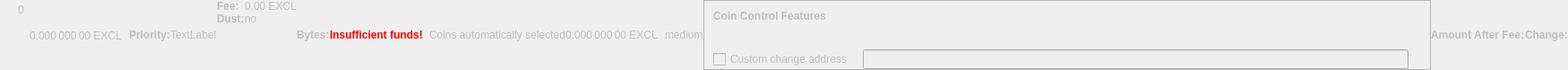
    <widget class="QWidget" name="dummyHideWidget" native="true">
     <property name="enabled">
      <bool>false</bool>
     </property>
     <property name="maximumSize">
      <size>
       <width>100</width>
       <height>22</height>
      </size>
     </property>
     <layout class="QHBoxLayout" name="dummyHideLayout">
      <property name="spacing">
       <number>0</number>
      </property>
      <property name="leftMargin">
       <number>0</number>
      </property>
      <property name="topMargin">
       <number>0</number>
      </property>
      <property name="rightMargin">
       <number>0</number>
      </property>
      <property name="bottomMargin">
       <number>0</number>
      </property>
      <item>
       <layout class="QFormLayout" name="formLayoutCoinControl1">
        <property name="horizontalSpacing">
         <number>10</number>
        </property>
        <property name="verticalSpacing">
         <number>14</number>
        </property>
        <property name="leftMargin">
         <number>10</number>
        </property>
        <property name="topMargin">
         <number>4</number>
        </property>
        <property name="rightMargin">
         <number>6</number>
        </property>
        <item row="0" column="1">
         <widget class="QLabel" name="labelCoinControlBytes">
          <property name="cursor">
           <cursorShape>IBeamCursor</cursorShape>
          </property>
          <property name="contextMenuPolicy">
           <enum>Qt::ActionsContextMenu</enum>
          </property>
          <property name="text">
           <string notr="true">0</string>
          </property>
          <property name="textInteractionFlags">
           <set>Qt::LinksAccessibleByMouse|Qt::TextSelectableByKeyboard|Qt::TextSelectableByMouse</set>
          </property>
         </widget>
        </item>
       </layout>
      </item>
      <item>
       <widget class="QLabel" name="labelCoinControlAfterFee">
        <property name="enabled">
         <bool>false</bool>
        </property>
        <property name="sizePolicy">
         <sizepolicy hsizetype="Fixed" vsizetype="Fixed">
          <horstretch>0</horstretch>
          <verstretch>0</verstretch>
         </sizepolicy>
        </property>
        <property name="minimumSize">
         <size>
          <width>111</width>
          <height>12</height>
         </size>
        </property>
        <property name="maximumSize">
         <size>
          <width>111</width>
          <height>12</height>
         </size>
        </property>
        <property name="cursor">
         <cursorShape>IBeamCursor</cursorShape>
        </property>
        <property name="contextMenuPolicy">
         <enum>Qt::ActionsContextMenu</enum>
        </property>
        <property name="text">
         <string notr="true">0.000 000 00 EXCL</string>
        </property>
        <property name="textInteractionFlags">
         <set>Qt::LinksAccessibleByMouse|Qt::TextSelectableByKeyboard|Qt::TextSelectableByMouse</set>
        </property>
       </widget>
      </item>
      <item>
       <widget class="QLabel" name="labelCoinControlPriorityText">
        <property name="enabled">
         <bool>false</bool>
        </property>
        <property name="font">
         <font>
          <weight>75</weight>
          <bold>true</bold>
         </font>
        </property>
        <property name="text">
         <string>Priority:</string>
        </property>
       </widget>
      </item>
      <item>
       <layout class="QHBoxLayout" name="horizontalLayout">
        <item>
         <widget class="QLabel" name="WarningLabel">
          <property name="text">
           <string>TextLabel</string>
          </property>
         </widget>
        </item>
       </layout>
      </item>
      <item>
       <layout class="QFormLayout" name="formLayoutCoinControl3">
        <property name="horizontalSpacing">
         <number>0</number>
        </property>
        <property name="verticalSpacing">
         <number>0</number>
        </property>
        <property name="leftMargin">
         <number>0</number>
        </property>
        <property name="topMargin">
         <number>0</number>
        </property>
        <property name="rightMargin">
         <number>0</number>
        </property>
        <item row="0" column="0">
         <widget class="QLabel" name="labelCoinControlFeeText">
          <property name="enabled">
           <bool>false</bool>
          </property>
          <property name="font">
           <font>
            <weight>75</weight>
            <bold>true</bold>
           </font>
          </property>
          <property name="text">
           <string>Fee:</string>
          </property>
          <property name="margin">
           <number>0</number>
          </property>
         </widget>
        </item>
        <item row="0" column="1">
         <widget class="QLabel" name="labelCoinControlFee">
          <property name="enabled">
           <bool>false</bool>
          </property>
          <property name="cursor">
           <cursorShape>IBeamCursor</cursorShape>
          </property>
          <property name="contextMenuPolicy">
           <enum>Qt::ActionsContextMenu</enum>
          </property>
          <property name="text">
           <string notr="true">0.00 EXCL</string>
          </property>
          <property name="textInteractionFlags">
           <set>Qt::LinksAccessibleByMouse|Qt::TextSelectableByKeyboard|Qt::TextSelectableByMouse</set>
          </property>
         </widget>
        </item>
        <item row="1" column="0">
         <widget class="QLabel" name="labelCoinControlLowOutputText">
          <property name="enabled">
           <bool>false</bool>
          </property>
          <property name="font">
           <font>
            <weight>75</weight>
            <bold>true</bold>
           </font>
          </property>
          <property name="text">
           <string>Dust:</string>
          </property>
         </widget>
        </item>
        <item row="1" column="1">
         <widget class="QLabel" name="labelCoinControlLowOutput">
          <property name="enabled">
           <bool>false</bool>
          </property>
          <property name="cursor">
           <cursorShape>IBeamCursor</cursorShape>
          </property>
          <property name="contextMenuPolicy">
           <enum>Qt::ActionsContextMenu</enum>
          </property>
          <property name="text">
           <string>no</string>
          </property>
          <property name="textInteractionFlags">
           <set>Qt::LinksAccessibleByMouse|Qt::TextSelectableByKeyboard|Qt::TextSelectableByMouse</set>
          </property>
         </widget>
        </item>
       </layout>
      </item>
      <item>
       <widget class="QLabel" name="labelCoinControlBytesText">
        <property name="enabled">
         <bool>false</bool>
        </property>
        <property name="font">
         <font>
          <weight>75</weight>
          <bold>true</bold>
         </font>
        </property>
        <property name="text">
         <string>Bytes:</string>
        </property>
       </widget>
      </item>
      <item>
       <layout class="QFormLayout" name="formLayoutCoinControl2">
        <property name="horizontalSpacing">
         <number>0</number>
        </property>
        <property name="verticalSpacing">
         <number>0</number>
        </property>
        <property name="leftMargin">
         <number>0</number>
        </property>
        <property name="topMargin">
         <number>0</number>
        </property>
        <property name="rightMargin">
         <number>0</number>
        </property>
       </layout>
      </item>
      <item>
       <layout class="QHBoxLayout" name="horizontalLayoutCoinControl2">
        <property name="spacing">
         <number>0</number>
        </property>
        <property name="bottomMargin">
         <number>0</number>
        </property>
       </layout>
      </item>
      <item>
       <widget class="QLabel" name="labelCoinControlInsuffFunds">
        <property name="enabled">
         <bool>false</bool>
        </property>
        <property name="minimumSize">
         <size>
          <width>0</width>
          <height>0</height>
         </size>
        </property>
        <property name="font">
         <font>
          <weight>75</weight>
          <bold>true</bold>
         </font>
        </property>
        <property name="styleSheet">
         <string notr="true">color:red;font-weight:bold;</string>
        </property>
        <property name="text">
         <string>Insufficient funds!</string>
        </property>
        <property name="margin">
         <number>5</number>
        </property>
       </widget>
      </item>
      <item>
       <layout class="QFormLayout" name="formLayoutCoinControl4">
        <property name="horizontalSpacing">
         <number>0</number>
        </property>
        <property name="verticalSpacing">
         <number>0</number>
        </property>
        <property name="leftMargin">
         <number>0</number>
        </property>
        <property name="topMargin">
         <number>0</number>
        </property>
        <property name="rightMargin">
         <number>0</number>
        </property>
       </layout>
      </item>
      <item>
       <widget class="QLabel" name="labelCoinControlChangeLabel">
        <property name="enabled">
         <bool>false</bool>
        </property>
        <property name="sizePolicy">
         <sizepolicy hsizetype="Preferred" vsizetype="Expanding">
          <horstretch>0</horstretch>
          <verstretch>0</verstretch>
         </sizepolicy>
        </property>
        <property name="minimumSize">
         <size>
          <width>0</width>
          <height>0</height>
         </size>
        </property>
        <property name="text">
         <string/>
        </property>
        <property name="margin">
         <number>3</number>
        </property>
       </widget>
      </item>
      <item>
       <widget class="QLabel" name="labelCoinControlAutomaticallySelected">
        <property name="enabled">
         <bool>false</bool>
        </property>
        <property name="sizePolicy">
         <sizepolicy hsizetype="Fixed" vsizetype="Fixed">
          <horstretch>0</horstretch>
          <verstretch>0</verstretch>
         </sizepolicy>
        </property>
        <property name="minimumSize">
         <size>
          <width>0</width>
          <height>0</height>
         </size>
        </property>
        <property name="maximumSize">
         <size>
          <width>240</width>
          <height>16777215</height>
         </size>
        </property>
        <property name="text">
         <string>Coins automatically selected</string>
        </property>
        <property name="margin">
         <number>5</number>
        </property>
       </widget>
      </item>
      <item>
       <widget class="QLabel" name="labelCoinControlChange">
        <property name="enabled">
         <bool>false</bool>
        </property>
        <property name="sizePolicy">
         <sizepolicy hsizetype="Fixed" vsizetype="Fixed">
          <horstretch>0</horstretch>
          <verstretch>0</verstretch>
         </sizepolicy>
        </property>
        <property name="minimumSize">
         <size>
          <width>111</width>
          <height>0</height>
         </size>
        </property>
        <property name="maximumSize">
         <size>
          <width>111</width>
          <height>16777215</height>
         </size>
        </property>
        <property name="cursor">
         <cursorShape>IBeamCursor</cursorShape>
        </property>
        <property name="contextMenuPolicy">
         <enum>Qt::ActionsContextMenu</enum>
        </property>
        <property name="text">
         <string notr="true">0.000 000 00 EXCL</string>
        </property>
        <property name="textInteractionFlags">
         <set>Qt::LinksAccessibleByMouse|Qt::TextSelectableByKeyboard|Qt::TextSelectableByMouse</set>
        </property>
       </widget>
      </item>
      <item>
       <widget class="QLabel" name="labelCoinControlPriority">
        <property name="enabled">
         <bool>false</bool>
        </property>
        <property name="cursor">
         <cursorShape>IBeamCursor</cursorShape>
        </property>
        <property name="contextMenuPolicy">
         <enum>Qt::ActionsContextMenu</enum>
        </property>
        <property name="text">
         <string>medium</string>
        </property>
        <property name="textInteractionFlags">
         <set>Qt::LinksAccessibleByMouse|Qt::TextSelectableByKeyboard|Qt::TextSelectableByMouse</set>
        </property>
       </widget>
      </item>
      <item>
       <widget class="QFrame" name="frameCoinControl">
        <property name="sizePolicy">
         <sizepolicy hsizetype="Expanding" vsizetype="Expanding">
          <horstretch>0</horstretch>
          <verstretch>0</verstretch>
         </sizepolicy>
        </property>
        <property name="maximumSize">
         <size>
          <width>16777215</width>
          <height>16777215</height>
         </size>
        </property>
        <property name="frameShape">
         <enum>QFrame::StyledPanel</enum>
        </property>
        <property name="frameShadow">
         <enum>QFrame::Sunken</enum>
        </property>
        <layout class="QVBoxLayout" name="verticalLayoutCoinControl2_2">
         <property name="spacing">
          <number>0</number>
         </property>
         <property name="leftMargin">
          <number>0</number>
         </property>
         <property name="topMargin">
          <number>0</number>
         </property>
         <property name="rightMargin">
          <number>0</number>
         </property>
         <property name="bottomMargin">
          <number>0</number>
         </property>
         <item>
          <layout class="QVBoxLayout" name="verticalLayoutCoinControl" stretch="0,0,0,1">
           <property name="spacing">
            <number>0</number>
           </property>
           <property name="leftMargin">
            <number>10</number>
           </property>
           <property name="topMargin">
            <number>10</number>
           </property>
           <item>
            <layout class="QHBoxLayout" name="horizontalLayoutCoinControl1">
             <property name="bottomMargin">
              <number>15</number>
             </property>
             <item>
              <widget class="QLabel" name="labelCoinControlFeatures">
               <property name="enabled">
                <bool>false</bool>
               </property>
               <property name="sizePolicy">
                <sizepolicy hsizetype="Preferred" vsizetype="Maximum">
                 <horstretch>0</horstretch>
                 <verstretch>0</verstretch>
                </sizepolicy>
               </property>
               <property name="font">
                <font>
                 <weight>75</weight>
                 <bold>true</bold>
                </font>
               </property>
               <property name="styleSheet">
                <string notr="true">font-weight:bold;</string>
               </property>
               <property name="text">
                <string>Coin Control Features</string>
               </property>
              </widget>
             </item>
            </layout>
           </item>
           <item>
            <widget class="QWidget" name="widgetCoinControl" native="true">
             <property name="sizePolicy">
              <sizepolicy hsizetype="Preferred" vsizetype="Preferred">
               <horstretch>0</horstretch>
               <verstretch>0</verstretch>
              </sizepolicy>
             </property>
             <property name="minimumSize">
              <size>
               <width>0</width>
               <height>0</height>
              </size>
             </property>
             <property name="styleSheet">
              <string notr="true"/>
             </property>
             <layout class="QHBoxLayout" name="horizontalLayoutCoinControl5_2">
              <property name="leftMargin">
               <number>0</number>
              </property>
              <property name="topMargin">
               <number>0</number>
              </property>
              <property name="rightMargin">
               <number>0</number>
              </property>
              <property name="bottomMargin">
               <number>0</number>
              </property>
              <item>
               <layout class="QHBoxLayout" name="horizontalLayoutCoinControl3">
                <property name="spacing">
                 <number>20</number>
                </property>
                <property name="topMargin">
                 <number>0</number>
                </property>
                <property name="bottomMargin">
                 <number>10</number>
                </property>
               </layout>
              </item>
             </layout>
            </widget>
           </item>
           <item>
            <layout class="QHBoxLayout" name="horizontalLayoutCoinControl4" stretch="0,0,0">
             <property name="spacing">
              <number>12</number>
             </property>
             <property name="sizeConstraint">
              <enum>QLayout::SetDefaultConstraint</enum>
             </property>
             <property name="topMargin">
              <number>5</number>
             </property>
             <property name="rightMargin">
              <number>5</number>
             </property>
             <item>
              <widget class="QCheckBox" name="checkBoxCoinControlChange">
               <property name="enabled">
                <bool>false</bool>
               </property>
               <property name="toolTip">
                <string>If this is activated, but the change address is empty or invalid, change will be sent to a newly generated address.</string>
               </property>
               <property name="text">
                <string>Custom change address</string>
               </property>
              </widget>
             </item>
             <item>
              <widget class="QValidatedLineEdit" name="lineEditCoinControlChange">
               <property name="enabled">
                <bool>false</bool>
               </property>
               <property name="sizePolicy">
                <sizepolicy hsizetype="Expanding" vsizetype="Fixed">
                 <horstretch>0</horstretch>
                 <verstretch>0</verstretch>
                </sizepolicy>
               </property>
              </widget>
             </item>
             <item>
              <widget class="QLabel" name="labelCoinControlChangeLabel_2">
               <property name="sizePolicy">
                <sizepolicy hsizetype="Preferred" vsizetype="Expanding">
                 <horstretch>0</horstretch>
                 <verstretch>0</verstretch>
                </sizepolicy>
               </property>
               <property name="minimumSize">
                <size>
                 <width>0</width>
                 <height>0</height>
                </size>
               </property>
               <property name="text">
                <string/>
               </property>
               <property name="margin">
                <number>3</number>
               </property>
              </widget>
             </item>
            </layout>
           </item>
           <item>
            <spacer name="verticalSpacerCoinControl">
             <property name="orientation">
              <enum>Qt::Vertical</enum>
             </property>
             <property name="sizeHint" stdset="0">
              <size>
               <width>800</width>
               <height>1</height>
              </size>
             </property>
            </spacer>
           </item>
          </layout>
         </item>
        </layout>
       </widget>
      </item>
      <item>
       <widget class="QLabel" name="labelCoinControlAfterFeeText">
        <property name="enabled">
         <bool>false</bool>
        </property>
        <property name="minimumSize">
         <size>
          <width>0</width>
          <height>0</height>
         </size>
        </property>
        <property name="maximumSize">
         <size>
          <width>16777215</width>
          <height>16777215</height>
         </size>
        </property>
        <property name="font">
         <font>
          <weight>75</weight>
          <bold>true</bold>
         </font>
        </property>
        <property name="text">
         <string>Amount After Fee:</string>
        </property>
        <property name="alignment">
         <set>Qt::AlignLeading|Qt::AlignLeft|Qt::AlignVCenter</set>
        </property>
        <property name="margin">
         <number>0</number>
        </property>
       </widget>
      </item>
      <item>
       <widget class="QLabel" name="labelCoinControlChangeText">
        <property name="enabled">
         <bool>false</bool>
        </property>
        <property name="sizePolicy">
         <sizepolicy hsizetype="Preferred" vsizetype="Preferred">
          <horstretch>0</horstretch>
          <verstretch>0</verstretch>
         </sizepolicy>
        </property>
        <property name="minimumSize">
         <size>
          <width>0</width>
          <height>0</height>
         </size>
        </property>
        <property name="maximumSize">
         <size>
          <width>16777215</width>
          <height>16777215</height>
         </size>
        </property>
        <property name="font">
         <font>
          <weight>75</weight>
          <bold>true</bold>
         </font>
        </property>
        <property name="text">
         <string>Change:</string>
        </property>
        <property name="alignment">
         <set>Qt::AlignLeading|Qt::AlignLeft|Qt::AlignVCenter</set>
        </property>
       </widget>
      </item>
     </layout>
    </widget>
